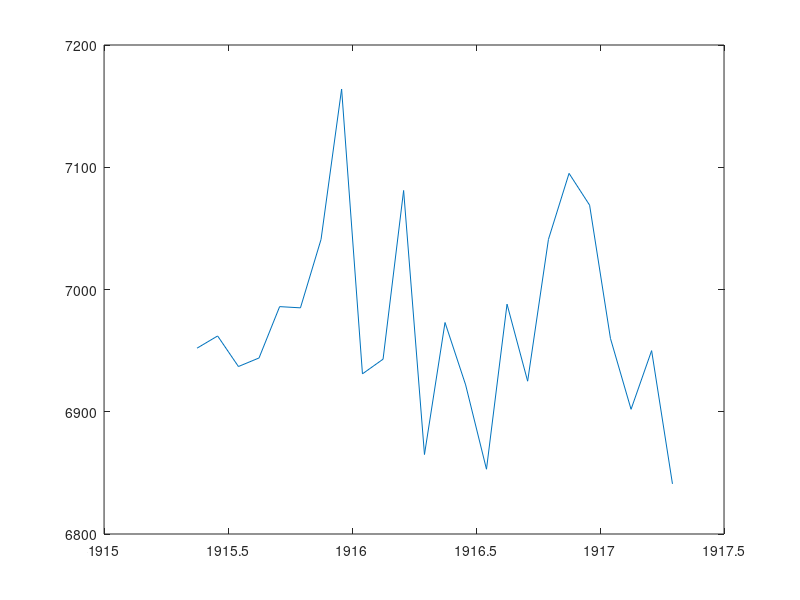

Reproduce this figure in MATLAB.
function sealevel()
    global dataDate;
    global dataHeight;
    dataDate = [1915.375,1915.458,1915.542,1915.625,1915.708,1915.792,1915.875,1915.958,1916.042,1916.125,1916.208,1916.292,1916.375,1916.458,1916.542,1916.625,1916.708,1916.792,1916.875,1916.958,1917.042,1917.125,1917.208,1917.292];
    dataHeight = [6952,6962,6937,6944,6986,6985,7041,7164,6931,6943,7081,6865,6973,6922,6853,6988,6925,7041,7095,7069,6960,6902,6950,6841];
    plot(dataDate,dataHeight)
    intercept()
    gradient()
    sigmaval = sigma(intercept,gradient)
    sigmaA(sigmaval)
    sigmaB(sigmaval)
end

function intercept = intercept()
    global dataDate;
    global dataHeight;
    intercept = ((sum((dataDate.*dataDate))*sum(dataHeight)) - (sum(dataDate)*sum(dataDate.*dataHeight)))...
        /(24*sum(dataDate.*dataDate) - (sum(dataDate))^2);
end

function gradient = gradient()
    global dataDate;
    global dataHeight;
    gradient =  (24*sum(dataDate.*dataHeight) - sum(dataDate)*sum(dataHeight))...
        /(24*sum((dataDate.*dataDate)) - sum(dataDate)^2);
end

function sigma = sigma(c, m)
    global dataDate;
    global dataHeight;
    sigma = ((1/(24-2)) * sum(dataHeight - (m*dataDate + c))^2)^0.5;
end

function sigmaA = sigmaA(sigma)
    global dataDate;
    global dataHeight;
    sigmaA = (sigma*(sum(dataDate.*dataDate))^0.5)...
        /(24*sum(dataDate.*dataDate) - (sum(dataDate)^2)^0.5);
end

function sigmaB = sigmaB(sigma)
    global dataDate;
    global dataHeight;
    sigmaB = (sigma*24^0.5)/(24*sum(dataDate.*dataDate) - (sum(dataDate)^2)^0.5);
end